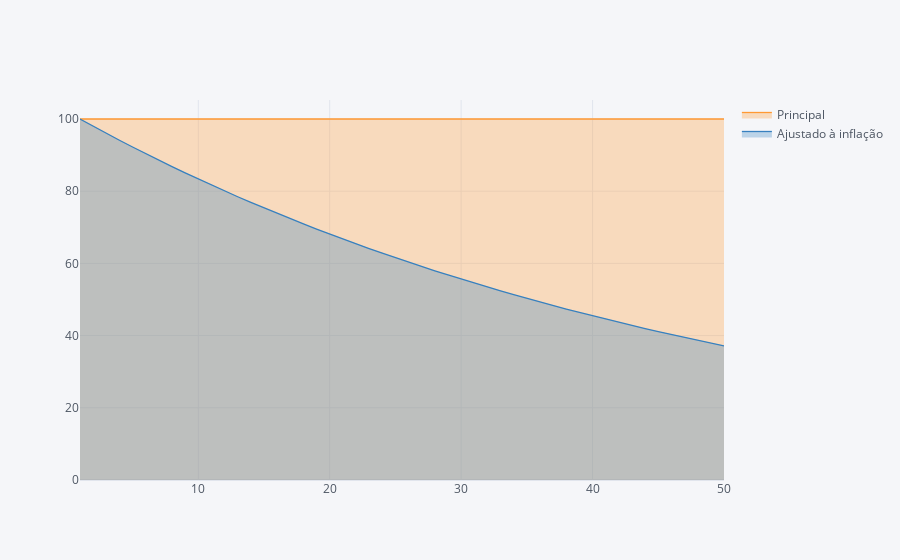

Source (notebook cell):
### Code cell
round(df, 2).iplot(fill=True)

### Figure 1 — Plotly figure (JSON) as saved in the notebook; plotly's stock layout.template omitted (floating-point values rounded to 4 significant figures)
{"data": [{"fill": "tozeroy", "fillcolor": "rgba(255, 153, 51, 0.3)", "line": {"color": "rgba(255, 153, 51, 1.0)", "dash": "solid", "shape": "linear", "width": 1.3}, "mode": "lines", "name": "Principal", "text": "", "type": "scatter", "x": [1, 2, 3, 4, 5, 6, 7, 8, 9, 10, 11, 12, 13, 14, 15, 16, 17, 18, 19, 20, 21, 22, 23, 24, 25, 26, 27, 28, 29, 30, 31, 32, 33, 34, 35, 36, 37, 38, 39, 40, 41, 42, 43, 44, 45, 46, 47, 48, 49, 50], "y": [100, 100, 100, 100, 100, 100, 100, 100, 100, 100, 100, 100, 100, 100, 100, 100, 100, 100, 100, 100, 100, 100, 100, 100, 100, 100, 100, 100, 100, 100, 100, 100, 100, 100, 100, 100, 100, 100, 100, 100, 100, 100, 100, 100, 100, 100, 100, 100, 100, 100]}, {"fill": "tozeroy", "fillcolor": "rgba(55, 128, 191, 0.3)", "line": {"color": "rgba(55, 128, 191, 1.0)", "dash": "solid", "shape": "linear", "width": 1.3}, "mode": "lines", "name": "Ajustado à inflação", "text": "", "type": "scatter", "x": [1, 2, 3, 4, 5, 6, 7, 8, 9, 10, 11, 12, 13, 14, 15, 16, 17, 18, 19, 20, 21, 22, 23, 24, 25, 26, 27, 28, 29, 30, 31, 32, 33, 34, 35, 36, 37, 38, 39, 40, 41, 42, 43, 44, 45, 46, 47, 48, 49, 50], "y": [100, 98, 96.04, 94.12, 92.24, 90.39, 88.58, 86.81, 85.08, 83.37, 81.71, 80.07, 78.47, 76.9, 75.36, 73.86, 72.38, 70.93, 69.51, 68.12, 66.76, 65.43, 64.12, 62.83, 61.58, 60.35, 59.14, 57.96, 56.8, 55.66, 54.55, 53.46, 52.39, 51.34, 50.31, 49.31, 48.32, 47.35, 46.41, 45.48, 44.57, 43.68, 42.81, 41.95, 41.11, 40.29, 39.48, 38.69, 37.92, 37.16]}], "layout": {"autosize": true, "legend": {"bgcolor": "#F5F6F9", "font": {"color": "#4D5663"}}, "paper_bgcolor": "#F5F6F9", "plot_bgcolor": "#F5F6F9", "title": {"font": {"color": "#4D5663"}}, "xaxis": {"autorange": true, "gridcolor": "#E1E5ED", "range": [1, 50], "showgrid": true, "tickfont": {"color": "#4D5663"}, "title": {"font": {"color": "#4D5663"}, "text": ""}, "type": "linear", "zerolinecolor": "#E1E5ED"}, "yaxis": {"autorange": true, "gridcolor": "#E1E5ED", "range": [0, 105.3], "showgrid": true, "tickfont": {"color": "#4D5663"}, "title": {"font": {"color": "#4D5663"}, "text": ""}, "type": "linear", "zerolinecolor": "#E1E5ED"}}}
